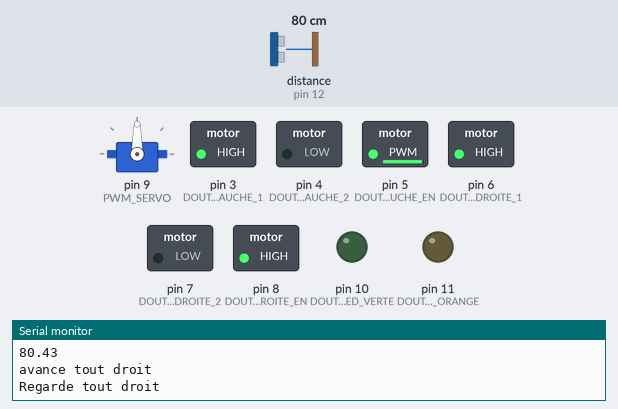
Simulated run of this sketch. Board: Arduino Uno, built with avr-gcc and run on an emulated ATmega328P. Parts: servo, switched loads named in the sketch (green lamp = pin HIGH), output pins drawn as LEDs (lit = HIGH), the last lines printed to the serial monitor. Wiring (inferred from the names in the program): ultrasonic range finder: trigger pin 13; echo pin 12. Dashed ring = blinking. Inputs (shaded band) come from the test bench; at power-on: distance to the obstacle (sensor on pin 12) 80 cm. The echo pulse lasts 58.3 µs per cm; pins used as bus, display or sensor lines are not drawn.

Above: at 1.3 s.
1.4 s: distance to the obstacle (sensor on pin 12) set to 34 cm
4.4 s: distance to the obstacle (sensor on pin 12) set to 27 cm
At 5.9 s:
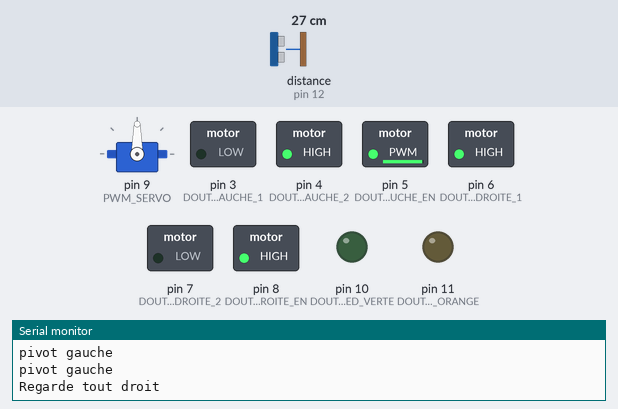
7.4 s: distance to the obstacle (sensor on pin 12) set to 35 cm
At 9.92 s:
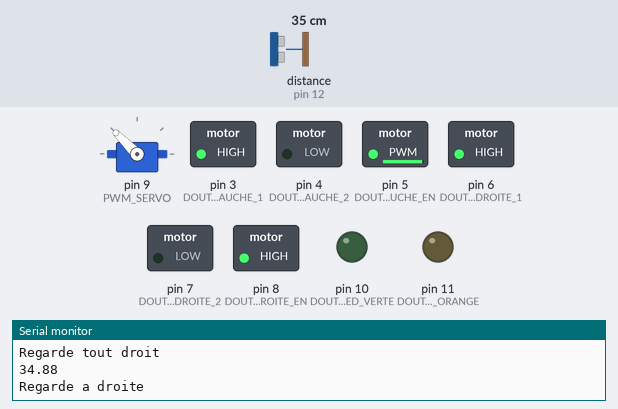
10.4 s: distance to the obstacle (sensor on pin 12) set to 2 cm
At 11.0 s:
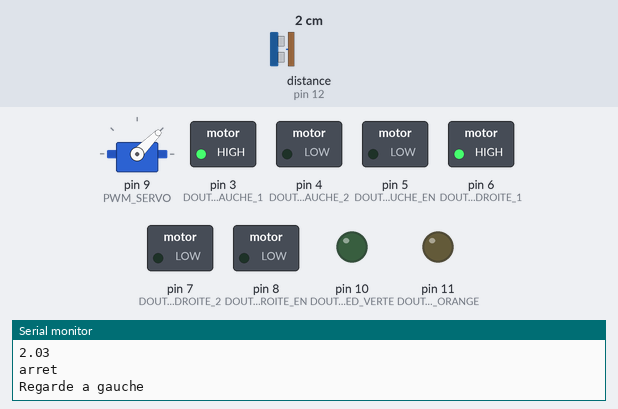
13.4 s: distance to the obstacle (sensor on pin 12) set to 60 cm
At 15.24 s:
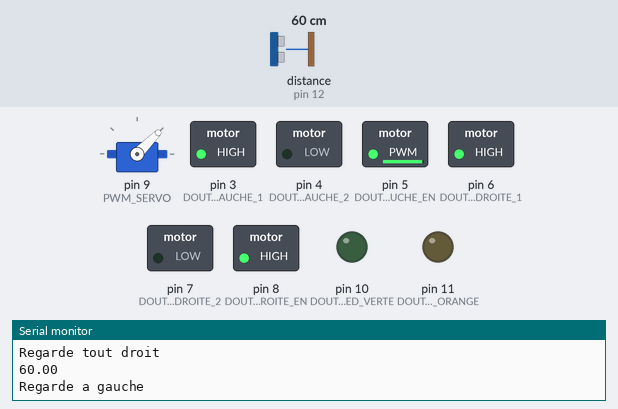
Timing chart, 0 to 17.4 s (numbered marks = the images above; inputs shaded):
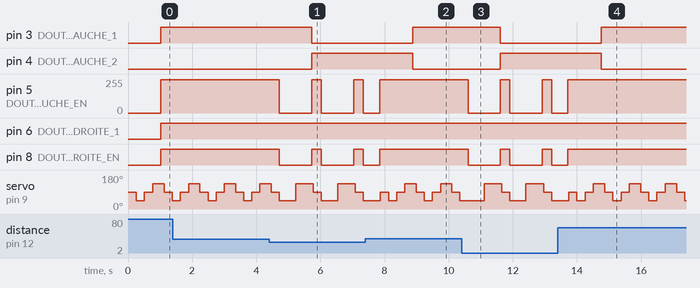

Measured:
- the behaviour switches between 31 and 30 cm on distance to the obstacle (sensor on pin 12) (found by bisection; images 0 and 1)
- after the input at 4.4 s, pin 3 (DOUT_MOTEUR_GAUCHE_1): HIGH → LOW after 1.3 s; pin 4 (DOUT_MOTEUR_GAUCHE_2): LOW → HIGH after 1.3 s; pin 5 (DOUT_MOTEUR_GAUCHE_EN): alternates 250/255 for 0.30 s and 0/255 for 1.0 s, starting after 0.32 s; pin 8 (DOUT_MOTEUR_DROITE_EN): alternates HIGH for 0.30 s and LOW for 1.0 s, starting after 0.32 s
- after the input at 7.4 s, pin 3 (DOUT_MOTEUR_GAUCHE_1): LOW → HIGH after 1.5 s; pin 4 (DOUT_MOTEUR_GAUCHE_2): HIGH → LOW after 1.5 s
- after the input at 10.4 s, pin 3 (DOUT_MOTEUR_GAUCHE_1): HIGH → LOW after 1.2 s; pin 4 (DOUT_MOTEUR_GAUCHE_2): LOW → HIGH after 1.2 s; pin 5 (DOUT_MOTEUR_GAUCHE_EN): alternates 250/255 for 0.30 s and 0/255 for 1.0 s, starting after 0.20 s; pin 8 (DOUT_MOTEUR_DROITE_EN): alternates HIGH for 0.30 s and LOW for 1.0 s, starting after 0.20 s
- after the input at 13.4 s, pin 3 (DOUT_MOTEUR_GAUCHE_1): LOW → HIGH after 1.4 s; pin 4 (DOUT_MOTEUR_GAUCHE_2): HIGH → LOW after 1.4 s
- by itself, servo on pin 9 (PWM_SERVO): repeats every 1.1 s: 45° 0.25 s, 90° 0.25 s, 135° 0.36 s, 90° 0.25 s

The sketch:

AntiCollisionCar.ino
```cpp
#include <Servo.h>
#include "Arduino.h"
#include "DriverLEDs.h"
#include "DriverMoteur.h"
#include "DriverUltraSonicSensor.h"
#include "DriverServo.h"
#include "AlgorithmeQuiChercheUneIssue.h"

void setup() {
  initLEDs();
  initMoteur();
  initServo();
  initUltraSonicSensor();
  Serial.begin(9600);
}

void loop() {
  regardeToutDroit();
  if (laVoieEstLibre()) {
    regardeAGauche();
    if (laVoieEstLibre()) {
      regardeToutDroit();
      if (laVoieEstLibre()) {
        regardeADroite();
        if (laVoieEstLibre()) {
          if (!enMouvement) {
            avanceEnLigneDroite();
          }
        } else {
          chercheUneIssue();
        }
      } else {
        chercheUneIssue();
      }
    } else {
      chercheUneIssue();
    }
  } else {
    chercheUneIssue();
  }
  delay(1);
}
```

AlgorithmeQuiChercheUneIssue.h
```cpp
boolean chercheUneIssueAGauche() {
  regardeAGauche();
  delay(DELAY_TO_LOOK);
  return laVoieEstLibre();
}

boolean chercheUneIssueADroite() {
  regardeADroite();
  delay(DELAY_TO_LOOK);
  return laVoieEstLibre();
}

void chercheUneIssue() {
  arret();
  if (chercheUneIssueAGauche()) {
    pivoteAGauche();
  } else if (chercheUneIssueADroite()) {
    pivoteADroite();
  } else {
    demiTour();
  }
}
```

DriverLEDs.h
```cpp
const char DOUT_LED_VERTE = 10;
const char DOUT_LED_ORANGE = 11;
const char DOUT_LED_ROUGE = 12;

void initLEDs() {
  pinMode(DOUT_LED_VERTE, OUTPUT);
  pinMode(DOUT_LED_ORANGE, OUTPUT);
  pinMode(DOUT_LED_ROUGE, OUTPUT);
}

// Permet de passer typeLed (green, orange, red) a l'etat allumée (activated)
void switchLed(char typeLed, boolean activated) {
  if (activated) {
    digitalWrite(typeLed, HIGH);
  } else {
    digitalWrite(typeLed, LOW);
  }
}

void allumeLedRouge() {
  switchLed(DOUT_LED_ROUGE, true);
}

void eteindreLedRouge() {
  switchLed(DOUT_LED_ROUGE, false);
}

void allumeLedOrange() {
  switchLed(DOUT_LED_ORANGE, true);
}

void eteindreLedOrange() {
  switchLed(DOUT_LED_ORANGE, false);
}

void allumeLedVerte() {
  switchLed(DOUT_LED_VERTE, true);
}

void eteindreLedVerte() {
  switchLed(DOUT_LED_VERTE, false);
}
```

DriverMoteur.h
```cpp
const char DOUT_MOTEUR_GAUCHE_1 = 3;
const char DOUT_MOTEUR_GAUCHE_2 = 4;
const char DOUT_MOTEUR_GAUCHE_EN = 5;

const char DOUT_MOTEUR_DROITE_1 = 6;
const char DOUT_MOTEUR_DROITE_2 = 7;
const char DOUT_MOTEUR_DROITE_EN = 8;

const int MOTOR_DC_VELOCITY_GAUCHE = 250;
const int MOTOR_DC_VELOCITY_DROITE = 128;
const int MOTOR_DC_ROUE_DROITE = 1;
const int MOTOR_DC_ROUE_GAUCHE = 2;
const int MOTOR_DC_DELAY_PIVOT = 25;
const int MOTOR_DC_DELAY_FORWARD = 100;

boolean enMouvement = false;

void initMoteur() {
  pinMode(DOUT_MOTEUR_GAUCHE_1, OUTPUT);
  pinMode(DOUT_MOTEUR_GAUCHE_2, OUTPUT);
  pinMode(DOUT_MOTEUR_GAUCHE_EN, OUTPUT);

  pinMode(DOUT_MOTEUR_DROITE_1, OUTPUT);
  pinMode(DOUT_MOTEUR_DROITE_2, OUTPUT);
  pinMode(DOUT_MOTEUR_DROITE_EN, OUTPUT);

  digitalWrite(DOUT_MOTEUR_GAUCHE_1, LOW);
  digitalWrite(DOUT_MOTEUR_GAUCHE_2, LOW);
  analogWrite(DOUT_MOTEUR_GAUCHE_EN, 0);

  digitalWrite(DOUT_MOTEUR_DROITE_1, LOW);
  digitalWrite(DOUT_MOTEUR_DROITE_2, LOW);
  analogWrite(DOUT_MOTEUR_DROITE_EN, 0);
}

// Permet un mouvement de typeRoue GAUCHE/DROITE dans le sensMouvement Avant/Arriere
void mouvementRoue(int typeRoue, boolean sensMouvement) {
  enMouvement = true;
  int DOUT1 = (sensMouvement ? HIGH : LOW);
  int DOUT2 = (sensMouvement ? LOW : HIGH);
  if (typeRoue == MOTOR_DC_ROUE_DROITE) {
    digitalWrite(DOUT_MOTEUR_GAUCHE_1, DOUT1);
    digitalWrite(DOUT_MOTEUR_GAUCHE_2, DOUT2);
    analogWrite(DOUT_MOTEUR_GAUCHE_EN, MOTOR_DC_VELOCITY_GAUCHE);
  } else if (typeRoue ==  MOTOR_DC_ROUE_GAUCHE) {
    digitalWrite(DOUT_MOTEUR_DROITE_1, DOUT1);
    digitalWrite(DOUT_MOTEUR_DROITE_2, DOUT2);
    analogWrite(DOUT_MOTEUR_DROITE_EN, MOTOR_DC_VELOCITY_DROITE);
  }

  enMouvement = false;
}

void avanceEnLigneDroite() {
  mouvementRoue(MOTOR_DC_ROUE_DROITE, true);
  mouvementRoue(MOTOR_DC_ROUE_GAUCHE, true);
  Serial.println("avance tout droit");
  delay(MOTOR_DC_DELAY_FORWARD);
}

void arret() {
  analogWrite(DOUT_MOTEUR_DROITE_EN, 0);
  analogWrite(DOUT_MOTEUR_GAUCHE_EN, 0);
  Serial.println("arret");
  enMouvement = false;
}

void pivoter(boolean gauche) {
  mouvementRoue(MOTOR_DC_ROUE_DROITE, (gauche ? false : true));
  mouvementRoue(MOTOR_DC_ROUE_GAUCHE, (gauche ? true : false));
  delay(MOTOR_DC_DELAY_PIVOT);
}

void pivoteAGauche() {
  Serial.println("pivot gauche");
  pivoter(true);
}

void pivoteADroite() {
  Serial.println("pivot droit");
  pivoter(false);
}

void demiTour() {
  Serial.println("demi tour !");
  pivoteAGauche();
  pivoteAGauche();
}
```

DriverServo.h
```cpp
const char PWM_SERVO = 9;

Servo servo;
int positionDuServo = 90;

const int SERVO_LOOK_LEFT = 45;
const int SERVO_LOOK_FORWARD = 90;
const int SERVO_LOOK_RIGHT = 135;
const int DELAY_TO_LOOK = 250;

void initServo() {
  servo.attach(PWM_SERVO);
  servo.write(positionDuServo);
}

void regardeAGauche() {
  servo.write(SERVO_LOOK_LEFT);
  Serial.println("Regarde a gauche");
  delay(DELAY_TO_LOOK);
}

void regardeADroite() {
  servo.write(SERVO_LOOK_RIGHT);
  Serial.println("Regarde a droite");
  delay(DELAY_TO_LOOK);

}

void regardeToutDroit() {
  servo.write(SERVO_LOOK_FORWARD);
  Serial.println("Regarde tout droit");
  delay(DELAY_TO_LOOK);
}

void testServo() {
  regardeToutDroit();
  delay(DELAY_TO_LOOK);
  regardeADroite();
  delay(DELAY_TO_LOOK);
  regardeToutDroit();
  delay(DELAY_TO_LOOK);
  regardeAGauche();
  delay(DELAY_TO_LOOK);
}
```

DriverUltraSonicSensor.h
```cpp
const char DIN_ULTRASONIC_ECHO = 12;
const char DOUT_ULTRASONIC_TRIG = 13;

float distance;

void initUltraSonicSensor() {
  pinMode(DIN_ULTRASONIC_ECHO, INPUT);
  pinMode(DOUT_ULTRASONIC_TRIG, OUTPUT);
}

// Ecrit sur le trigger ULTRASONIC en HIGH ou en LOW
void digitalWriteEchoHigh(boolean high) {
  digitalWrite(DOUT_ULTRASONIC_TRIG, (high ? HIGH : LOW));
}

// Envoi une impulsion de 10 ms au trigger pour demander une mesure
void triggerMesure() {
  digitalWriteEchoHigh(false);
  delayMicroseconds(2);
  digitalWriteEchoHigh(true);
  delayMicroseconds(10);
  digitalWriteEchoHigh(false);
}

// Retourne la distance mesuree en cm
float getDistance() {
  triggerMesure();
  return  (pulseIn(DIN_ULTRASONIC_ECHO, HIGH) / 0.58) / 100;
}

boolean laVoieEstLibre() {
  distance = getDistance();
  Serial.println(distance);
  return (distance > 30);
}

void testUltraSonic() {
  float distance2 = getDistance();
  Serial.println(distance2);
  delay(300);
}
```
